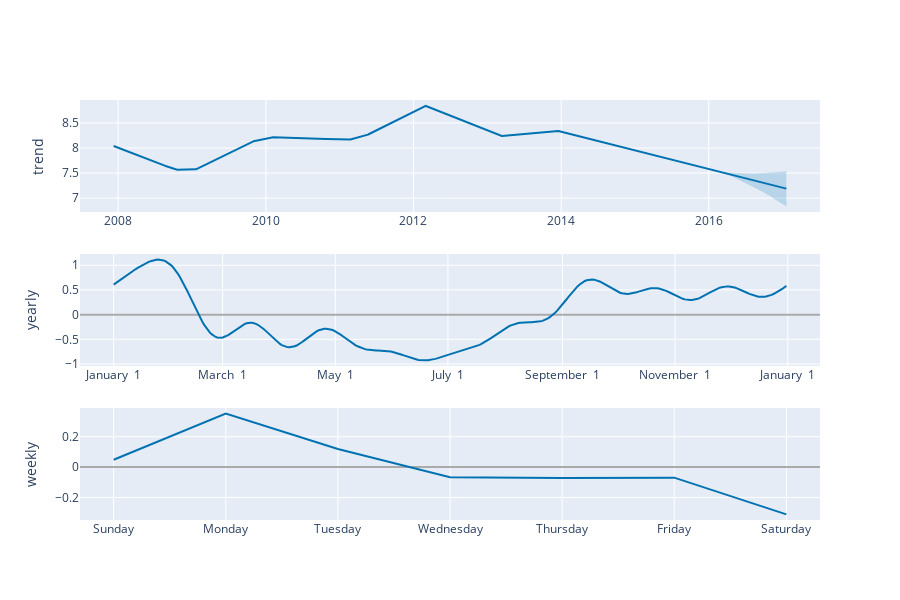

Notebook code for this chart:
### Code cell
plot_components_plotly(model, forecast)

### Figure 1 — Plotly figure (JSON) as saved in the notebook; plotly's stock layout.template omitted (floating-point values rounded to 4 significant figures; data arrays with more than 128 entries replaced by an {"elided": "..."} marker saying what was removed)
{"data": [{"line": {"color": "#0072B2", "width": 2}, "mode": "lines", "name": "trend", "type": "scatter", "x": {"elided": "3270 str values"}, "xaxis": "x", "y": {"elided": "3270 float values"}, "yaxis": "y"}, {"line": {"color": "rgba(0, 114, 178, 0.2)", "width": 0}, "mode": "lines", "name": "trend_upper", "type": "scatter", "x": {"elided": "3270 str values"}, "xaxis": "x", "y": {"elided": "3270 float values"}, "yaxis": "y"}, {"fill": "tonexty", "fillcolor": "rgba(0, 114, 178, 0.2)", "line": {"color": "rgba(0, 114, 178, 0.2)", "width": 0}, "mode": "lines", "name": "trend_lower", "type": "scatter", "x": {"elided": "3270 str values"}, "xaxis": "x", "y": {"elided": "3270 float values"}, "yaxis": "y"}, {"line": {"color": "#0072B2", "width": 2}, "mode": "lines", "name": "yearly", "type": "scatter", "x": {"elided": "365 str values"}, "xaxis": "x2", "y": {"elided": "365 float values"}, "yaxis": "y2"}, {"line": {"color": "#0072B2", "width": 2}, "mode": "lines", "name": "weekly", "type": "scatter", "x": ["2017-01-01T00:00:00", "2017-01-02T00:00:00", "2017-01-03T00:00:00", "2017-01-04T00:00:00", "2017-01-05T00:00:00", "2017-01-06T00:00:00", "2017-01-07T00:00:00"], "xaxis": "x3", "y": [0.04828, 0.3523, 0.1196, -0.06667, -0.07226, -0.06957, -0.3117], "yaxis": "y3"}], "layout": {"height": 600, "showlegend": false, "width": 900, "xaxis": {"anchor": "y", "domain": [0, 1], "range": ["2007-06-26T14:24:00", "2017-07-04T09:36:00"], "type": "date"}, "xaxis2": {"anchor": "y2", "domain": [0, 1], "range": ["2016-12-13T18:54:02.958904115", "2018-01-18T11:04:57.863013581"], "tickformat": "%B %e", "type": "date"}, "xaxis3": {"anchor": "y3", "domain": [0, 1], "range": ["2016-12-31T16:48:00", "2017-01-07T07:12:00"], "tickformat": "%A", "type": "date"}, "yaxis": {"anchor": "x", "domain": [0.7333, 1], "rangemode": "normal", "title": {"text": "trend"}, "zerolinecolor": "#AAA"}, "yaxis2": {"anchor": "x2", "domain": [0.3667, 0.6333], "title": {"text": "yearly"}, "zerolinecolor": "#AAA"}, "yaxis3": {"anchor": "x3", "domain": [0, 0.2667], "title": {"text": "weekly"}, "zerolinecolor": "#AAA"}}}
